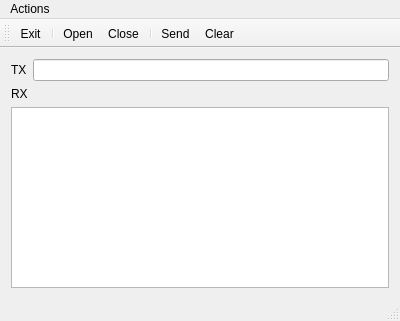
<?xml version="1.0" encoding="UTF-8"?>
<ui version="4.0">
 <class>MainWindow</class>
 <widget class="QMainWindow" name="MainWindow">
  <property name="geometry">
   <rect>
    <x>0</x>
    <y>0</y>
    <width>400</width>
    <height>321</height>
   </rect>
  </property>
  <property name="windowTitle">
   <string>MainWindow</string>
  </property>
  <widget class="QWidget" name="centralWidget">
   <layout class="QGridLayout" name="gridLayout">
    <item row="0" column="0">
     <layout class="QVBoxLayout" name="verticalLayout">
      <item>
       <layout class="QFormLayout" name="formLayout">
        <item row="0" column="0">
         <widget class="QLabel" name="label">
          <property name="text">
           <string>TX</string>
          </property>
         </widget>
        </item>
        <item row="0" column="1">
         <widget class="QLineEdit" name="txEdit"/>
        </item>
       </layout>
      </item>
      <item>
       <widget class="QLabel" name="label_2">
        <property name="text">
         <string>RX</string>
        </property>
       </widget>
      </item>
      <item>
       <widget class="QPlainTextEdit" name="rxText">
        <property name="readOnly">
         <bool>true</bool>
        </property>
       </widget>
      </item>
     </layout>
    </item>
   </layout>
  </widget>
  <widget class="QMenuBar" name="menuBar">
   <property name="geometry">
    <rect>
     <x>0</x>
     <y>0</y>
     <width>400</width>
     <height>21</height>
    </rect>
   </property>
   <widget class="QMenu" name="menuActions">
    <property name="title">
     <string>Actions</string>
    </property>
    <addaction name="actionOpen"/>
    <addaction name="actionClose"/>
    <addaction name="separator"/>
    <addaction name="actionSend"/>
    <addaction name="actionClear"/>
    <addaction name="separator"/>
    <addaction name="actionExit"/>
   </widget>
   <addaction name="menuActions"/>
  </widget>
  <widget class="QToolBar" name="mainToolBar">
   <attribute name="toolBarArea">
    <enum>TopToolBarArea</enum>
   </attribute>
   <attribute name="toolBarBreak">
    <bool>false</bool>
   </attribute>
   <addaction name="actionExit"/>
   <addaction name="separator"/>
   <addaction name="actionOpen"/>
   <addaction name="actionClose"/>
   <addaction name="separator"/>
   <addaction name="actionSend"/>
   <addaction name="actionClear"/>
  </widget>
  <widget class="QStatusBar" name="statusBar"/>
  <action name="actionSend">
   <property name="text">
    <string>Send</string>
   </property>
  </action>
  <action name="actionClear">
   <property name="text">
    <string>Clear</string>
   </property>
  </action>
  <action name="actionExit">
   <property name="text">
    <string>Exit</string>
   </property>
  </action>
  <action name="actionOpen">
   <property name="text">
    <string>Open</string>
   </property>
  </action>
  <action name="actionClose">
   <property name="text">
    <string>Close</string>
   </property>
  </action>
 </widget>
 <layoutdefault spacing="6" margin="11"/>
 <resources/>
 <connections/>
</ui>
